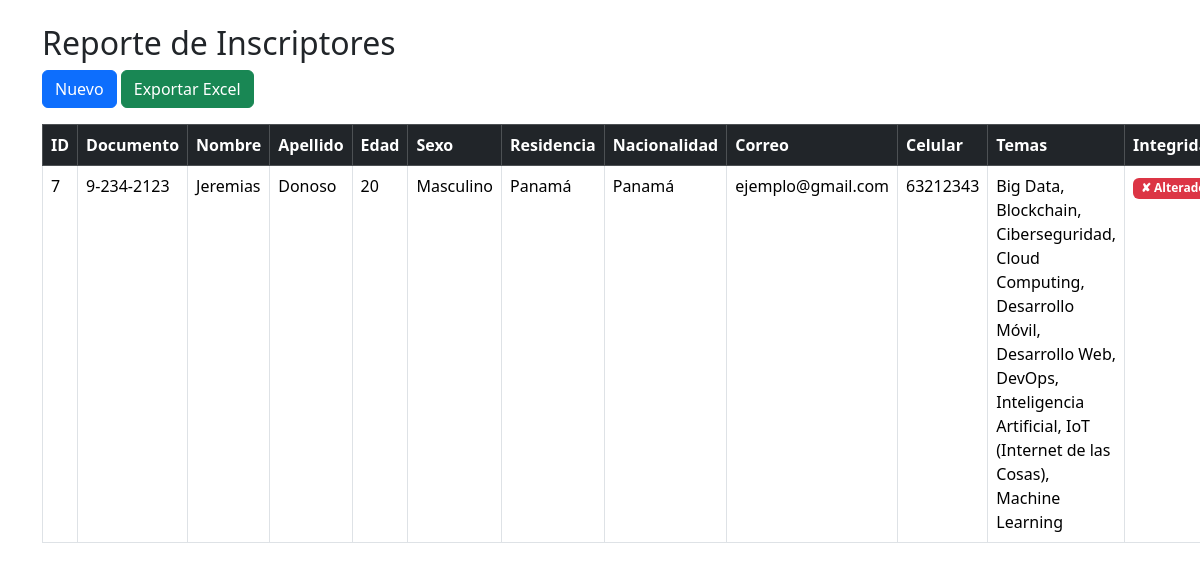
The page /reporte.php on the database its author committed.
### tables this page shows
CREATE TABLE `inscriptores` (
  `id` int(11) NOT NULL,
  `nombre` varchar(100) NOT NULL,
  `apellido` varchar(100) NOT NULL,
  `documento` varchar(30) NOT NULL,
  `edad` int(11) NOT NULL,
  `sexo` enum('Masculino','Femenino','Otro') NOT NULL,
  `pais_residencia_id` int(11) NOT NULL,
  `nacionalidad_id` int(11) NOT NULL,
  `correo` varchar(150) NOT NULL,
  `celular` varchar(20) NOT NULL,
  `observaciones` text DEFAULT NULL,
  `fecha_registro` timestamp NOT NULL DEFAULT current_timestamp(),
  `firma` text DEFAULT NULL
);

CREATE TABLE `paises` (
  `id` int(11) NOT NULL,
  `nombre` varchar(100) NOT NULL
);

### clases/myConexionPDO.php (called while the page is built, shortened)
<?php
class mod_db
{
	private $conexion;
	public function __construct()
	{
		$sql_host = "localhost";
		$sql_name = "parcial_itech";
		$sql_user = "root";
		$sql_pass = "";
		$dsn = "mysql:host=$sql_host;dbname=$sql_name;charset=utf8";
		try {
			$this->conexion = new PDO($dsn, $sql_user, $sql_pass);
			$this->conexion->setAttribute(PDO::ATTR_ERRMODE, PDO::ERRMODE_EXCEPTION);
		} catch (PDOException $e) {
			echo "Error de conexión: " . $e->getMessage();
			exit;
		}
	}
	public function Arreglos($string = "")
	{
		$stmt = "";
			try {
				if ($string) {
					$stmt = $this->conexion->query($string);
				}
			} catch (PDOException $e) {
    			echo "Error: " . $e->getMessage();
			}
			return $stmt ? $stmt->fetchAll(PDO::FETCH_ASSOC) : [];
	}
	public function obtenerReporte()
	{
		$sql = "SELECT
				i.id,
				i.documento,
				i.nombre,
				i.apellido,
				i.edad,
				i.sexo,
				pr.nombre AS residencia,
				pn.nombre AS nacionalidad,
				i.correo,
				i.celular,
				GROUP_CONCAT(a.nombre SEPARATOR ', ') AS temas,
				i.observaciones,
				i.firma
			FROM inscriptores i
			INNER JOIN paises pr ON i.pais_residencia_id=pr.id
			INNER JOIN paises pn ON i.nacionalidad_id=pn.id
			LEFT JOIN inscriptor_temas it ON i.id=it.inscriptor_id
			LEFT JOIN areas_interes a ON it.area_interes_id=a.id
			GROUP BY i.id
			ORDER BY i.id DESC";
		return $this->Arreglos($sql);
	}
	public function verificarFirma($registro)
	{
		$cadena =
			$registro["nombre"] .
			$registro["documento"] .
			$registro["correo"] .
			$registro["celular"] .
			$registro["sexo"];
		$publicKey = openssl_pkey_get_public(
		file_get_contents(__DIR__ . "/../public.pem")
		);
		$ok = openssl_verify(
			$cadena,
			base64_decode($registro["firma"]),
			$publicKey,
			OPENSSL_ALGO_SHA256
		);
		return $ok === 1;
	}
}

### reporte.php (the view, shortened to what this page needs)
<?php
require_once "clases/myConexionPDO.php";
$sql = new mod_db();
$datos = $sql->obtenerReporte();
?>
<!DOCTYPE html>
<html lang="es">
<head>
<link href="https://cdn.jsdelivr.net/npm/bootstrap@5.3.7/dist/css/bootstrap.min.css" rel="stylesheet">
</head>
<body class="container mt-4">
<h2>Reporte de Inscriptores</h2>
<a href="index.php" class="btn btn-primary mb-3">Nuevo</a>
<a href="exportarExcel.php" class="btn btn-success mb-3">Exportar Excel</a>
<table class="table table-bordered table-hover">
<thead class="table-dark">
<tr>
<th>ID</th>
<th>Documento</th>
<th>Nombre</th>
<th>Apellido</th>
<th>Edad</th>
<th>Sexo</th>
<th>Residencia</th>
<th>Nacionalidad</th>
<th>Correo</th>
<th>Celular</th>
<th>Temas</th>
<th>Integridad</th>
</tr>
</thead>
<tbody>
<?php foreach($datos as $d){ ?>
<tr>
<td><?= $d["id"] ?></td>
<td><?= $d["documento"] ?></td>
<td><?= $d["nombre"] ?></td>
<td><?= $d["apellido"] ?></td>
<td><?= $d["edad"] ?></td>
<td><?= $d["sexo"] ?></td>
<td><?= $d["residencia"] ?></td>
<td><?= $d["nacionalidad"] ?></td>
<td><?= $d["correo"] ?></td>
<td><?= $d["celular"] ?></td>
<td><?= $d["temas"] ?></td>
<td>
<?php if($sql->verificarFirma($d)){ ?>
<span class="badge bg-success">✔ Íntegro</span>
<?php }else{ ?>
<span class="badge bg-danger">✘ Alterado</span>
<?php } ?>
</td>
</tr>
<?php } ?>
</tbody>
</table>
</body>
</html>

### rows shown on the page
inscriptores: id "7", documento "9-234-2123", nombre "Jeremias", apellido "Donoso", edad "20", sexo "Masculino", nacionalidad.nombre "Panamá", correo "ejemplo@gmail.com", celular "63212343", temas "Big Data, Blockchain, Ciberseguridad, Cloud Computing, Desarrollo Móvil, Desarrollo Web, DevOps, Inteligencia Artificial, IoT (Internet de las Cosas), Machine Learning"
